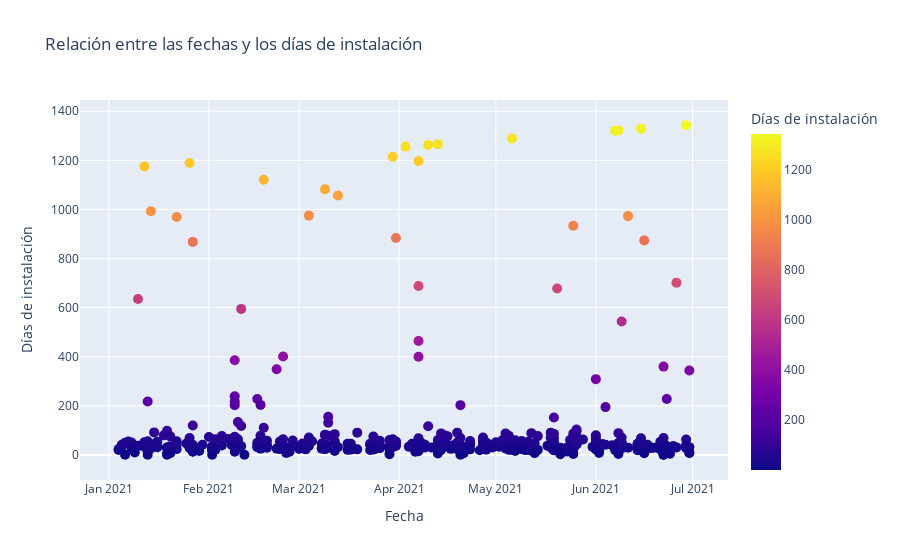

The code cell stored with this chart in its notebook:
### Code cell
#Creamos un gráfico para analizar la relación entre fechas y días de instalación dentro de un periodo
import plotly.express as px
# Crear el gráfico interactivo utilizando Plotly
fig = px.scatter(Periodo_2, x='created_at', y='installation_speed', color='installation_speed',
                 labels={'created_at': 'Fecha', 'installation_speed': 'Días de instalación', 'lead_id': 'ID'},
                 title='Relación entre las fechas y los días de instalación')

# Configurar la apariencia del gráfico
fig.update_traces(marker=dict(size=10))

# Mostrar el gráfico interactivo
fig.show()

### Figure 1 — Plotly figure (JSON) as saved in the notebook; plotly's stock layout.template omitted (floating-point values rounded to 4 significant figures; data arrays with more than 128 entries replaced by an {"elided": "..."} marker saying what was removed)
{"data": [{"hovertemplate": "Fecha=%{x}<br>Días de instalación=%{marker.color}<extra></extra>", "legendgroup": "", "marker": {"color": {"elided": "547 int values"}, "coloraxis": "coloraxis", "size": 10, "symbol": "circle"}, "mode": "markers", "name": "", "orientation": "v", "showlegend": false, "type": "scatter", "x": {"elided": "547 str values"}, "xaxis": "x", "y": {"elided": "547 int values"}, "yaxis": "y"}], "layout": {"coloraxis": {"colorbar": {"title": {"text": "Días de instalación"}}, "colorscale": [[0, "#0d0887"], [0.1111, "#46039f"], [0.2222, "#7201a8"], [0.3333, "#9c179e"], [0.4444, "#bd3786"], [0.5556, "#d8576b"], [0.6667, "#ed7953"], [0.7778, "#fb9f3a"], [0.8889, "#fdca26"], [1, "#f0f921"]]}, "legend": {"tracegroupgap": 0}, "title": {"text": "Relación entre las fechas y los días de instalación"}, "xaxis": {"anchor": "y", "domain": [0, 1], "title": {"text": "Fecha"}}, "yaxis": {"anchor": "x", "domain": [0, 1], "title": {"text": "Días de instalación"}}}}
